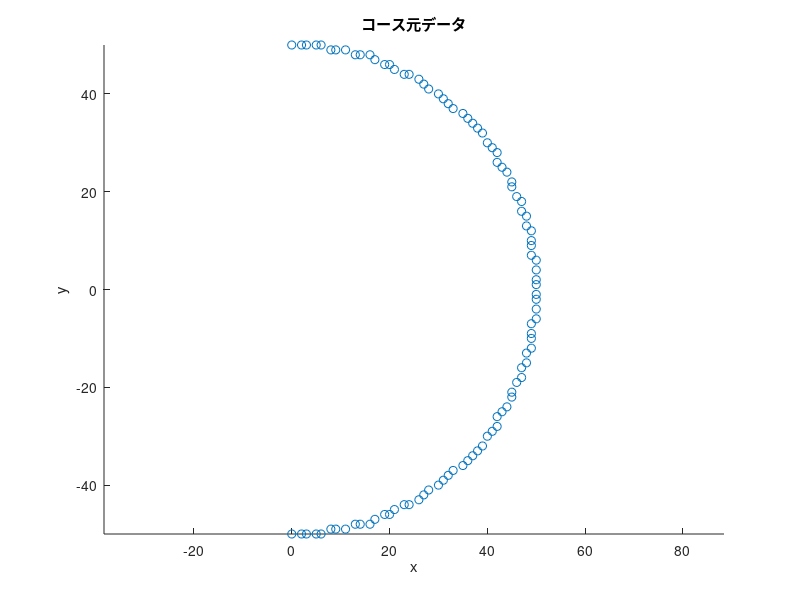

This chart was generated by the following MATLAB code: (Note: this script raises an error after producing the figure.)
% 前処理 master
clc
clf
clear

% --------------コースデータ用意-----------------%
% course_x = round(linspace(-1, 10, 10));
% course_y = [0, 1, 2, 3, 4, 4, 4, 3, 2, 1];

% course_x = round(1 : 1 : 100); %cm
% course_y = round(-sin(course_x/10) * 50); %cm

% course_x = [0, 1, 2, 3, 4, 5];
% course_y = [0, 0, 1, 1, 2, 2];

num = linspace(0, 1 * pi, 100);
course_x = round(sin(num) * 50); %cm
course_y = round(cos(num) * 50); %cm

% num = linspace(0, 0.3 * pi, 100);
% course_x = round(sin(1 * num) * 10); %cm
% course_y = round(sin(4 * num) * 8); %cm

figure(1)
scatter(course_x, course_y)
title('コース元データ')
xlabel('x')
ylabel('y')
axis equal

% ------------------正の整数にするためにマージンをとる---------------- %
min_x = min(course_x);
min_y = min(course_y);
if min_x < 0
    mergin_x = linspace(abs(min_x), abs(min_x), length(course_x));
    course_x = course_x + mergin_x;
end
if min_y < 0
    mergin_y = linspace(abs(min_y), abs(min_y), length(course_y));
    course_y = course_y + mergin_y;
end

course = [course_x; course_y];



% -------------------マップ作成--------------------%
expantion = round(10); %cm 膨張させる大きさ
map = Map(course, expantion); %バイナリマップ

figure(3)
heatmap(map.binary_grid)
title('バイナリマップ')
xlabel('x')
ylabel('y')


% 計算
% % -----------A star開始------------ %
x = map.start_x;
y = map.start_y;
pre_x = x;
pre_y = y;

% cost_table = [1, 1, 1;
%               1, 0, 1;
%               0, 0, 0];
cost_table = [0, 0, 0;
              0, 0, 0;
              0, 0, 0];
          
map.openAroundNodeDP(x, y, cost_table); % スタートノードの周りをオープン

count = 0;
% for i = 1 : 1 
while x ~= map.goal_x || y ~= map.goal_y

    [x, y] = map.searchRefNode(); % スコアが最も小さいノードのx, yを得る
%     cost_table = map.getCostTable(x, y, pre_x, pre_y); % コストテーブルを更新 
    map.openAroundNodeDP(x, y, cost_table);
    
    pre_x = x;
    pre_y = y;
    
    count = count + 1;
    
end

disp(count)

% % -----------プロット------------ %
map.shorter_path_grid(y, x) = 2;
store_x = [];
store_y = [];
while x ~= map.start_x || y ~= map.start_y

    temp_xy = map.grid(y, x).parent;
    x = temp_xy(1);
    y = temp_xy(2);
    
    store_x = [store_x, x];
    store_y = [store_y, y];
    
    map.shorter_path_grid(y, x) = 2;
end

figure(4)
heatmap(map.shorter_path_grid)

figure(5)
hold on
scatter(course(1, :), course(2, :))
title('マージンしたコースデータ')
xlabel('x')
ylabel('y')
axis equal

scatter(store_x, store_y)
title('ショートカット')
xlabel('x')
ylabel('y')
axis equal
hold off
